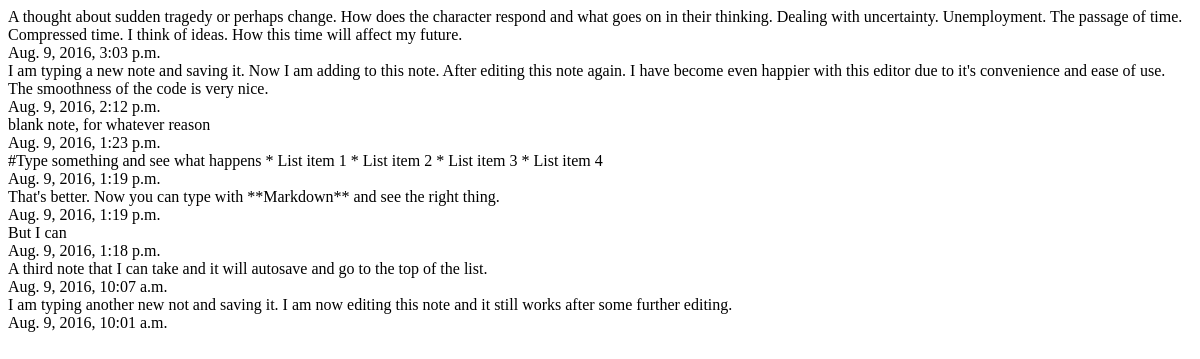
The app's page /notes/ (signed in), older data.
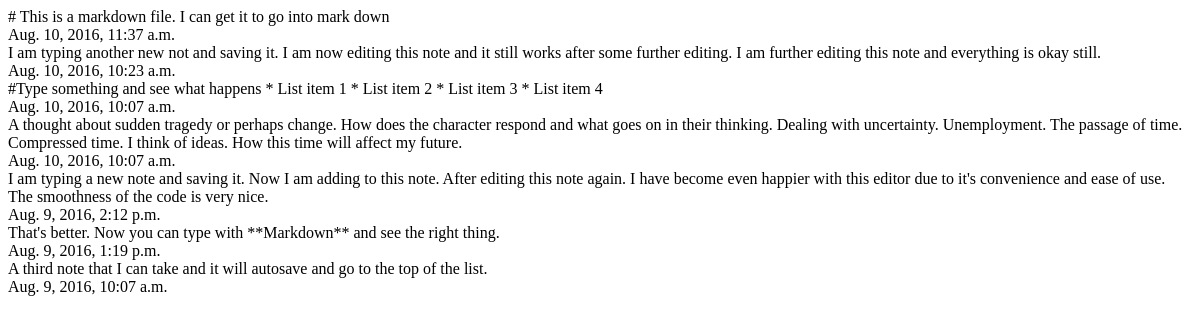
The same page, newer data.
### browser_notes/users/models.py (models this page shows, shortened)
class Note(models.Model):
    user = models.ForeignKey(User, on_delete=models.CASCADE)
    created = models.DateTimeField(auto_now_add=True)
    modified = models.DateTimeField(auto_now=True)
    note = models.TextField()

### browser_notes/users/views.py (the view)
# urls.py: url(r'^notes/', notes, name='notes'),
def notes(request):
    if request.method == 'POST':
        if request.POST.get("note_id") == "newnote":
            print(request.POST.get("note"))      # print statements for testing purposes
            print(request.POST.get("note_id"))
            n = Note(note=request.POST.get("note"), user=request.user)
            n.save()
            json_object = {'id': n.id}
            return JsonResponse(json_object)
        else:
            note = Note.objects.get(id=request.POST.get("note_id"))
            note.note = request.POST.get("note")  # change field
            note.save()  # this will update only
            return JsonResponse({'id': note.id})
    else:
        notes = Note.objects.filter(user=request.user).order_by('-modified')
        return render(request, 'notes.html', {"notes": notes})

### browser_notes/templates/notes.html
                 {% for note in notes %}
                <div data-id="{{ note.id }}" class="notes-list ui segments">
                    {{ note.note | truncatewords:50}} <br>
                    {{ note.modified}}
                </div>
                    {% endfor %}

Row changes from the older to the newer data that the page shows:
removed Note: note "blank note, for whatever reason", modified "Aug. 9, 2016, 1:23 p.m."
removed Note: note "But I can", modified "Aug. 9, 2016, 1:18 p.m."
added Note: note "# This is a markdown file. I can get it to go into mark down", modified "Aug. 10, 2016, 11:37 a.m."
changed Note: note "I am typing another new not and saving it. I am now editing this note and it still works after some further editing." → "…after some further editing. I am further editing this note and everything is okay still."; modified "Aug. 9, 2016, 10:01 a.m." → "Aug. 10, 2016, 10:23 a.m."; moves up the list
changed Note (number 3 of 7 on the later page): modified "Aug. 9, 2016, 1:19 p.m." → "Aug. 10, 2016, 10:07 a.m."; moves up the list
changed Note (number 4 of 7 on the later page): modified "Aug. 9, 2016, 3:03 p.m." → "Aug. 10, 2016, 10:07 a.m."
